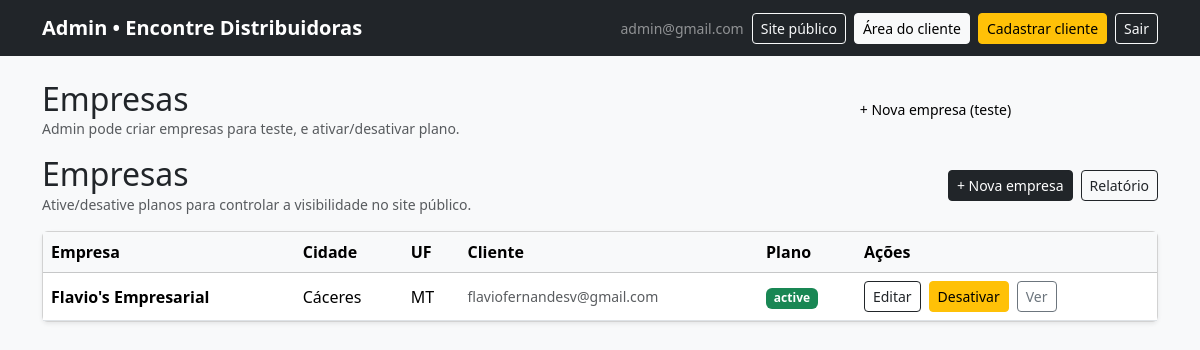
Screenshot of /admin (signed in) with the database file from the repository.
### tables this page shows
CREATE TABLE companies (
      id INTEGER PRIMARY KEY AUTOINCREMENT,
      client_id INTEGER,               -- dono (cliente). pode ser NULL quando criado pelo admin para teste
      name TEXT NOT NULL,
      products TEXT NOT NULL,
      contact_name TEXT,
      phone TEXT,
      whatsapp TEXT,
      email TEXT,
      address TEXT,
      cep TEXT,
      city TEXT,
      state TEXT,
      notes TEXT,

      plan_status TEXT NOT NULL DEFAULT 'inactive',
      created_at TEXT NOT NULL,
      updated_at TEXT NOT NULL,

      FOREIGN KEY(client_id) REFERENCES clients(id)
    );

CREATE TABLE clients (
      id INTEGER PRIMARY KEY AUTOINCREMENT,
      email TEXT UNIQUE NOT NULL,
      password_hash TEXT NOT NULL,
      created_at TEXT NOT NULL
    );

### app.py (the view)
@app.route("/admin")
@admin_required
def admin_dashboard():
    db = get_db()
    rows = db.execute("""
      SELECT c.id, c.name, c.city, c.state, c.plan_status, c.updated_at,
             cl.email as client_email
      FROM companies c
      LEFT JOIN clients cl ON cl.id = c.client_id
      ORDER BY c.id DESC
      LIMIT 500
    """).fetchall()
    return render_template("admin_dashboard.html", app_name=APP_NAME, rows=rows)

### app.py (called while the page is built)
def get_db():
    if "db" not in g:
        g.db = sqlite3.connect(DB_PATH)
        g.db.row_factory = sqlite3.Row
    return g.db

def admin_required(fn):
    @wraps(fn)
    def wrapper(*args, **kwargs):
        if not session.get("admin_id"):
            return redirect(url_for("admin_login", next=request.full_path))
        return fn(*args, **kwargs)
    return wrapper

### templates/admin_dashboard.html
{% extends "base_admin.html" %}
{% block content %}
<div class="d-flex justify-content-between align-items-center mb-3">
  <div>
    <h2 class="mb-0">Empresas</h2>
    <div class="text-muted small">Admin pode criar empresas para teste, e ativar/desativar plano.</div>
  </div>
  <div class="d-flex gap-2">
    <a class="btn btn-light btn-sm" href="{{ url_for('admin_company_new') }}">+ Nova empresa (teste)</a>
    <a class="btn btn-outline-light btn-sm" href="{{ url_for('admin_report_today') }}">Relatório de hoje</a>
  </div>
</div>
<div class="d-flex justify-content-between align-items-center mb-3">
  <div>
    <h2 class="mb-0">Empresas</h2>
    <div class="text-muted small">Ative/desative planos para controlar a visibilidade no site público.</div>
  </div>
  <div class="d-flex gap-2">
    <a class="btn btn-dark btn-sm" href="{{ url_for('admin_company_new') }}">+ Nova empresa</a>
    <a class="btn btn-outline-dark btn-sm" href="{{ url_for('admin_report_today') }}">Relatório</a>
  </div>
</div>
<div class="card shadow-sm">
  <div class="table-responsive">
    <table class="table table-hover mb-0 align-middle">
      <thead class="table-light">
        <tr>
          <th>Empresa</th>
          <th>Cidade</th>
          <th>UF</th>
          <th>Cliente</th>
          <th>Plano</th>
          <th>Ações</th>
        </tr>
      </thead>
      <tbody>
        {% for r in rows %}
        <tr>
          <td><b>{{ r["name"] }}</b></td>
          <td>{{ r["city"] or "" }}</td>
          <td>{{ r["state"] or "" }}</td>
          <td class="text-muted small">{{ r["client_email"] or "-" }}</td>
          <td>
            <span class="badge text-bg-{{ 'success' if r['plan_status']=='active' else 'secondary' }}">
              {{ r["plan_status"] }}
            </span>
          </td>
          <td class="d-flex gap-2 flex-wrap">
            <a class="btn btn-outline-dark btn-sm" href="{{ url_for('admin_company_edit', company_id=r['id']) }}">Editar</a>
            <form method="post" action="{{ url_for('admin_toggle_plan', company_id=r['id']) }}">
              {% if r["plan_status"] == "active" %}
                <button class="btn btn-warning btn-sm" type="submit">Desativar</button>
              {% else %}
                <button class="btn btn-success btn-sm" type="submit">Ativar</button>
              {% endif %}
            </form>
           <a class="btn btn-outline-secondary btn-sm" target="_blank"
   href="{{ url_for('public_company', company_id=r['id']) }}">Ver</a>
          </td>
        </tr>
        {% endfor %}
      </tbody>
    </table>
  </div>
</div>
{% endblock %}

### rows the page displays
companies: name "Flavio's Empresarial", city "Cáceres", state "MT", email "flaviofernandesv@gmail.com", plan_status "active", shows "Desativar"

### other values shown
{{ app_name }} "Encontre Distribuidoras"
{{ session.get("admin_email") }} "admin@gmail.com"
